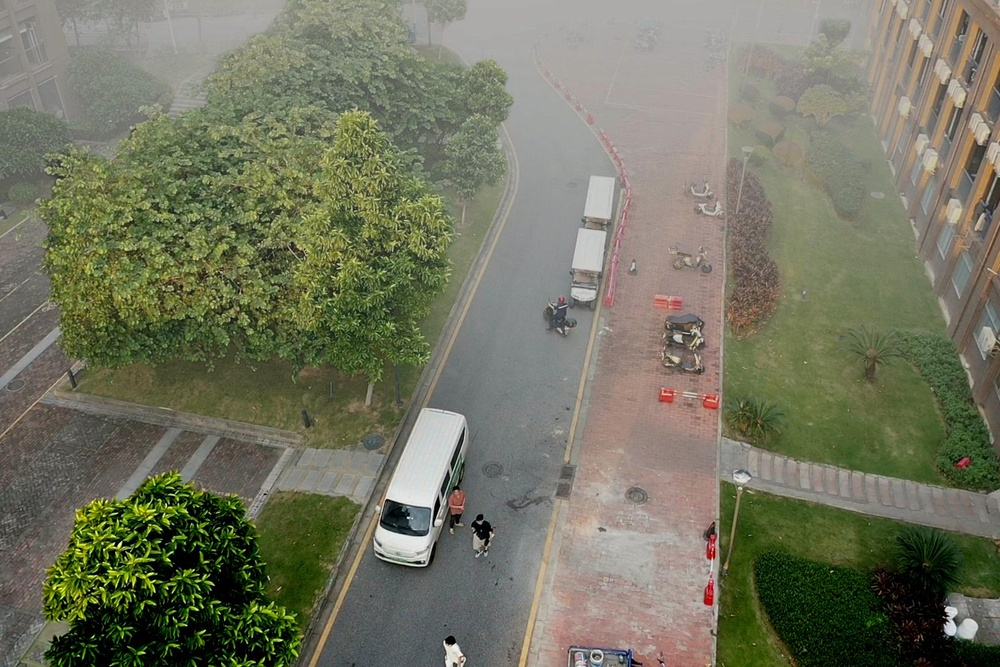
#> input picture mist-frontend/testniqe.jpg, 1000 x 667 px, shrunk from 1632 x 1088 before the run
$ python -i fusion.py   (imports and definitions only)   (older library calls are emulated)
#> lines starting #> are read from the running program, lines starting #| are printed output that depends on the picture
#> further down, picture is the input picture: shape (667, 1000, 3); mean B, G, R 96.4, 116.7, 114.9
"""
Fusion Detection Module
实现双路检测+智能融合策略，真正结合去雾和目标检测
"""

import numpy as np
import cv2
from typing import List, Dict, Tuple, Optional
from .detection import YOLODetector
from .dehazing import DehazingModule


class ImageQualityAssessment:
    """
    图像质量评估工具
    用于评估图像的清晰度、对比度等指标
    """

    @staticmethod
    def calculate_sharpness(img: np.ndarray) -> float:
        """
        计算图像清晰度（使用Laplacian方差）

        Args:
            img: 输入图像

        Returns:
            清晰度分数（越大越清晰）
        """
        if len(img.shape) == 3:
            gray = cv2.cvtColor(img, cv2.COLOR_BGR2GRAY)
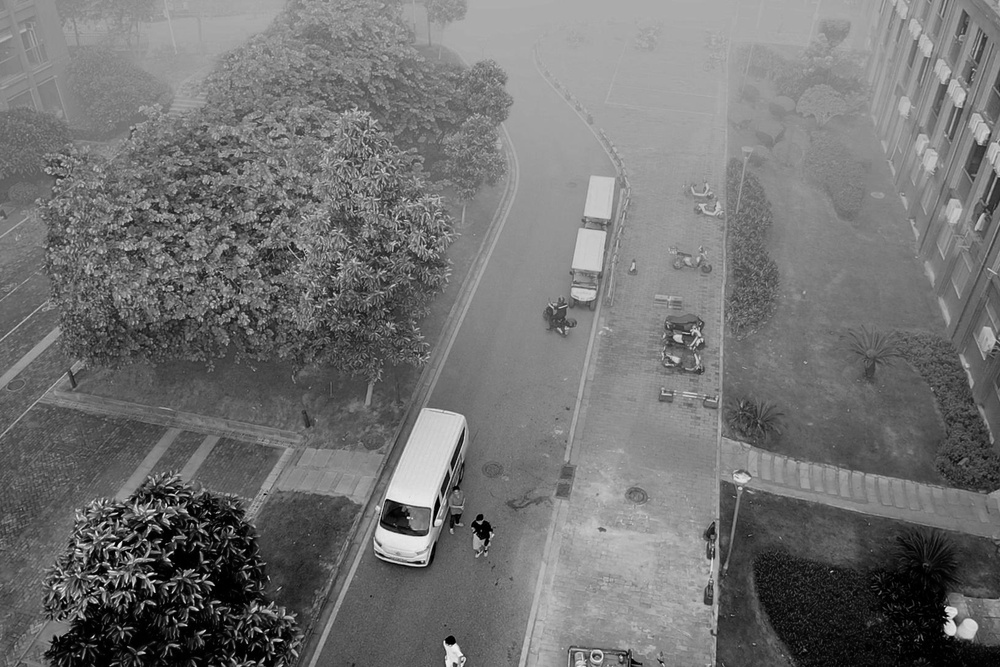
#> gray: shape (667, 1000); min 0, max 252, mean 113.8
        else:
            gray = img

        laplacian = cv2.Laplacian(gray, cv2.CV_64F)
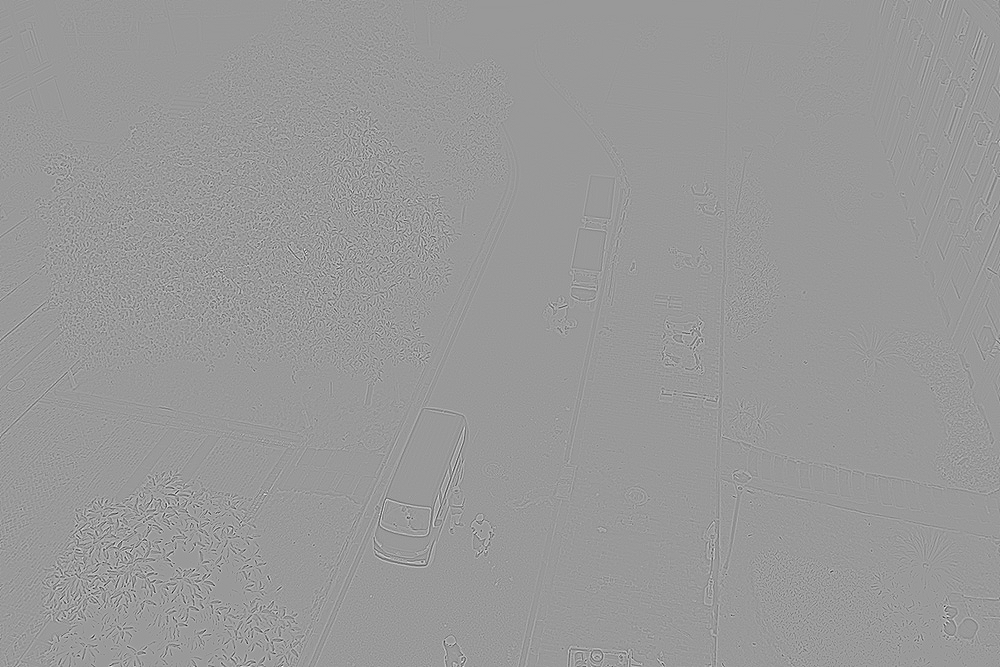
#> laplacian: shape (667, 1000) float64; min -537, max 357, mean 0; drawn with min black and max white
        sharpness = laplacian.var()
#> sharpness = 1241.8

        return float(sharpness)

    @staticmethod
    def calculate_contrast(img: np.ndarray) -> float:
        """
        计算图像对比度（使用标准差）

        Args:
            img: 输入图像

        Returns:
            对比度分数
        """
        if len(img.shape) == 3:
            gray = cv2.cvtColor(img, cv2.COLOR_BGR2GRAY)
        else:
            gray = img

        contrast = gray.std()
#> contrast = 42.77

        return float(contrast)

    @staticmethod
    def calculate_brightness(img: np.ndarray) -> float:
        """
        计算图像亮度（平均值）

        Args:
            img: 输入图像

        Returns:
            亮度值
        """
        if len(img.shape) == 3:
            gray = cv2.cvtColor(img, cv2.COLOR_BGR2GRAY)
        else:
            gray = img

        brightness = gray.mean()
#> brightness = 113.8

        return float(brightness)

    @staticmethod
    def calculate_entropy(img: np.ndarray) -> float:
        """
        计算图像信息熵（信息量）

        Args:
            img: 输入图像

        Returns:
            信息熵值
        """
        if len(img.shape) == 3:
            gray = cv2.cvtColor(img, cv2.COLOR_BGR2GRAY)
        else:
            gray = img

        # 计算直方图
        hist = cv2.calcHist([gray], [0], None, [256], [0, 256])
#> hist = 256 values, max 7249 at index 171, min 0 at index 249, mean 2605.5
        hist = hist.flatten() / hist.sum()
#> hist = 256 values, max 0.0109 at index 171, min 0 at index 249, mean 0.00391

        # 计算熵
        hist = hist[hist > 0]  # 移除零值
#> hist = 251 values, max 0.0109 at index 171, min 1.5e-06 at index 244, mean 0.00398
        entropy = -np.sum(hist * np.log2(hist))
#> entropy = 7.32

        return float(entropy)

    @staticmethod
    def assess_image_quality(img: np.ndarray) -> Dict[str, float]:
        """
        综合评估图像质量

        Args:
            img: 输入图像

        Returns:
            包含各项质量指标的字典
        """
        return {
            'sharpness': ImageQualityAssessment.calculate_sharpness(img),
            'contrast': ImageQualityAssessment.calculate_contrast(img),
            'brightness': ImageQualityAssessment.calculate_brightness(img),
            'entropy': ImageQualityAssessment.calculate_entropy(img)
        }


class FusionDetector:
    """
    融合检测器
    结合原图和去雾图的检测结果，实现智能融合
    """

    # [443 lines left out: functions __init__, calculate_iou, match_detections, fuse_detections_adaptive, fuse_detections_confidence, fuse_detections_quality and 4 more, not called in this run]

>>> import cv2
>>> picture = cv2.imread('../mist-frontend/testniqe.jpg')
>>> result = ImageQualityAssessment().assess_image_quality(picture)
#> result = {'sharpness': 1241.8, 'contrast': 42.77, 'brightness': 113.8, 'entropy': 7.32}
